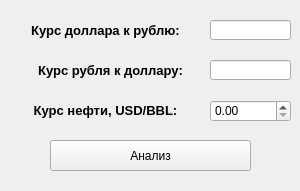
<?xml version="1.0" encoding="UTF-8"?>
<ui version="4.0">
 <class>Form</class>
 <widget class="QWidget" name="Form">
  <property name="geometry">
   <rect>
    <x>0</x>
    <y>0</y>
    <width>300</width>
    <height>191</height>
   </rect>
  </property>
  <property name="windowTitle">
   <string>Form</string>
  </property>
  <widget class="QDoubleSpinBox" name="doubleSpinBox">
   <property name="geometry">
    <rect>
     <x>210</x>
     <y>100</y>
     <width>81</width>
     <height>22</height>
    </rect>
   </property>
  </widget>
  <widget class="QLabel" name="label">
   <property name="geometry">
    <rect>
     <x>10</x>
     <y>100</y>
     <width>191</width>
     <height>21</height>
    </rect>
   </property>
   <property name="font">
    <font>
     <pointsize>10</pointsize>
     <weight>75</weight>
     <bold>true</bold>
    </font>
   </property>
   <property name="text">
    <string>Курс нефти, USD/BBL:</string>
   </property>
   <property name="alignment">
    <set>Qt::AlignCenter</set>
   </property>
  </widget>
  <widget class="QPushButton" name="pushButton">
   <property name="geometry">
    <rect>
     <x>50</x>
     <y>140</y>
     <width>201</width>
     <height>31</height>
    </rect>
   </property>
   <property name="text">
    <string>Анализ</string>
   </property>
  </widget>
  <widget class="QLabel" name="label_2">
   <property name="geometry">
    <rect>
     <x>10</x>
     <y>60</y>
     <width>201</width>
     <height>21</height>
    </rect>
   </property>
   <property name="font">
    <font>
     <pointsize>10</pointsize>
     <weight>75</weight>
     <bold>true</bold>
    </font>
   </property>
   <property name="text">
    <string>Курс рубля к доллару:</string>
   </property>
   <property name="alignment">
    <set>Qt::AlignCenter</set>
   </property>
  </widget>
  <widget class="QLineEdit" name="ruble_line">
   <property name="geometry">
    <rect>
     <x>210</x>
     <y>60</y>
     <width>81</width>
     <height>20</height>
    </rect>
   </property>
  </widget>
  <widget class="QLineEdit" name="dollar_line">
   <property name="geometry">
    <rect>
     <x>210</x>
     <y>20</y>
     <width>81</width>
     <height>20</height>
    </rect>
   </property>
  </widget>
  <widget class="QLabel" name="label_3">
   <property name="geometry">
    <rect>
     <x>10</x>
     <y>20</y>
     <width>191</width>
     <height>21</height>
    </rect>
   </property>
   <property name="font">
    <font>
     <pointsize>10</pointsize>
     <weight>75</weight>
     <bold>true</bold>
    </font>
   </property>
   <property name="text">
    <string>Курс доллара к рублю:</string>
   </property>
   <property name="alignment">
    <set>Qt::AlignCenter</set>
   </property>
  </widget>
 </widget>
 <resources/>
 <connections/>
</ui>
